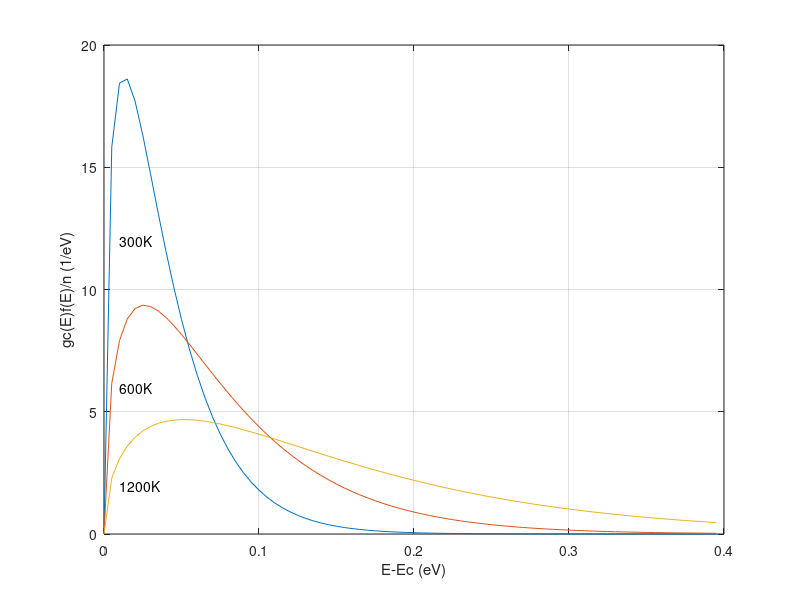

Write MATLAB code to recreate this figure.
% Normalized Conduction Electron Distribution vs Temp
clear
% Constants and Ranges
k=8.617e-5;
for i=1:3
   T=300*(2^(i-1));
   kT=k*T;
   deltaE(i, 1)=0;
   for j=1:80
      dist_n(i, j)=(2/(sqrt(pi)*(kT)^1.5))*sqrt(deltaE(i,j))*exp(-deltaE(i,j)/kT);
      deltaE(i,j+1)=deltaE(i,j)+0.005;
   end
end
deltaE=deltaE(:,1:j);
plot(deltaE', dist_n'); grid;
xlabel('E-Ec (eV)'); ylabel('gc(E)f(E)/n (1/eV)');
text(0.01,2,'1200K'); text(0.01, 6, '600K'), text(0.01,12,'300K');


